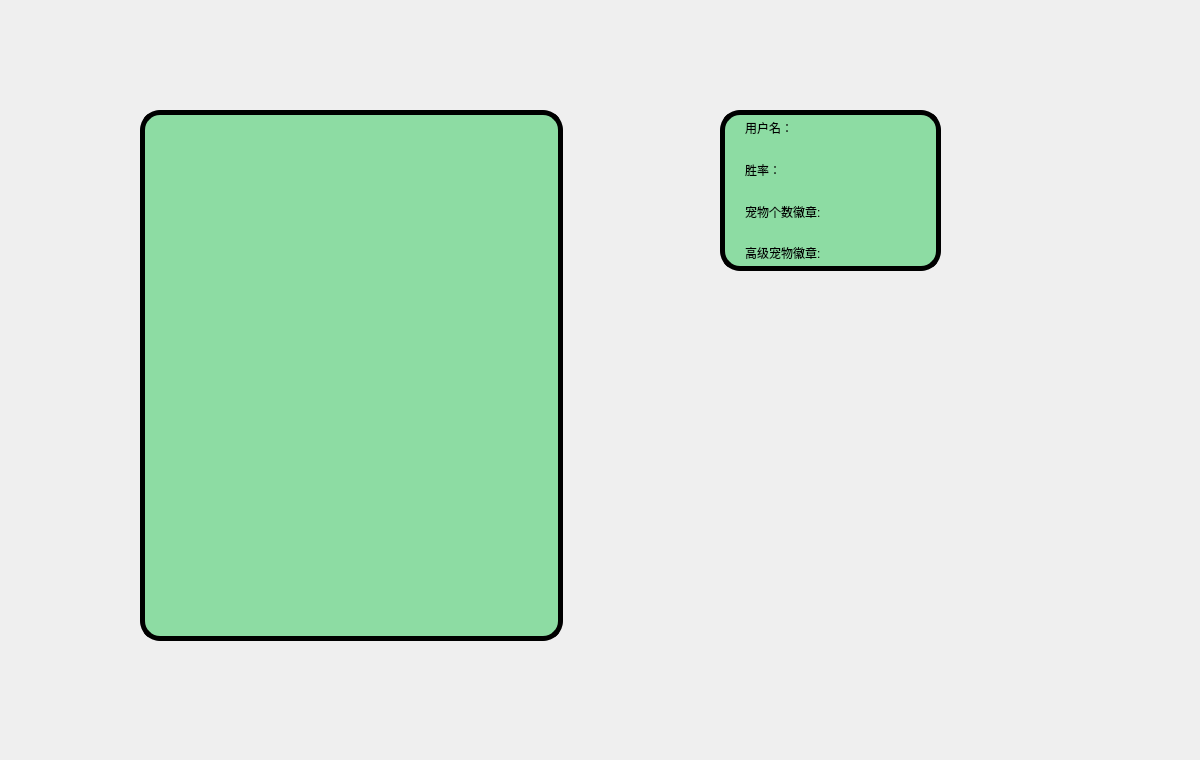
<?xml version="1.0" encoding="UTF-8"?>
<ui version="4.0">
 <class>BagWidget</class>
 <widget class="QWidget" name="BagWidget">
  <property name="geometry">
   <rect>
    <x>0</x>
    <y>0</y>
    <width>1200</width>
    <height>760</height>
   </rect>
  </property>
  <property name="windowTitle">
   <string>Form</string>
  </property>
  <widget class="QPushButton" name="returnButton">
   <property name="geometry">
    <rect>
     <x>20</x>
     <y>20</y>
     <width>89</width>
     <height>81</height>
    </rect>
   </property>
   <property name="focusPolicy">
    <enum>Qt::NoFocus</enum>
   </property>
   <property name="styleSheet">
    <string notr="true">border-image: url(:/images/返回 (1).png);</string>
   </property>
   <property name="text">
    <string/>
   </property>
   <property name="flat">
    <bool>true</bool>
   </property>
  </widget>
  <widget class="QScrollArea" name="bagListArea">
   <property name="geometry">
    <rect>
     <x>140</x>
     <y>110</y>
     <width>423</width>
     <height>531</height>
    </rect>
   </property>
   <property name="styleSheet">
    <string notr="true">#bagListArea{
background-color: rgb(141, 220, 163);
border: 5px solid rgb(0,0,0);
border-radius : 20px;
padding: 5px;
}

QScrollBar:vertical
{
    width:8px;
    background:rgba(0,0,0,0%);
    margin:0px,0px,0px,0px;
    padding-top:9px;  
    padding-bottom:9px;
}
QScrollBar::handle:vertical
{
    width:8px;
    background:rgba(0,0,0,25%);
    border-radius:4px;  
    min-height:20;
}
QScrollBar::handle:vertical:hover
{
    width:8px;
    background:rgba(0,0,0,50%);   
    border-radius:4px;
    min-height:20;
}

QScrollBar::add-page:vertical,QScrollBar::sub-page:vertical  
{
    background:rgba(0,0,0,10%);
    border-radius:4px;
}
QScrollBar::add-line:vertical {
      border: 10px;
      background: none;
}

QScrollBar::sub-line:vertiacal {
      border: none;
      background: none;
}</string>
   </property>
   <property name="verticalScrollBarPolicy">
    <enum>Qt::ScrollBarAsNeeded</enum>
   </property>
   <property name="horizontalScrollBarPolicy">
    <enum>Qt::ScrollBarAlwaysOff</enum>
   </property>
   <property name="widgetResizable">
    <bool>true</bool>
   </property>
   <widget class="QWidget" name="bagWidget">
    <property name="geometry">
     <rect>
      <x>0</x>
      <y>0</y>
      <width>403</width>
      <height>511</height>
     </rect>
    </property>
    <property name="styleSheet">
     <string notr="true">#bagWidget{
background-color: rgb(141, 220, 163);
}</string>
    </property>
   </widget>
  </widget>
  <widget class="QWidget" name="widget" native="true">
   <property name="geometry">
    <rect>
     <x>720</x>
     <y>110</y>
     <width>221</width>
     <height>161</height>
    </rect>
   </property>
   <property name="styleSheet">
    <string notr="true">#widget
{
background-color: rgb(141, 220, 163);
border: 5px solid rgb(0,0,0);
border-radius : 20px;
}
</string>
   </property>
   <layout class="QHBoxLayout" name="horizontalLayout" stretch="2,15,1">
    <item>
     <spacer name="horizontalSpacer">
      <property name="orientation">
       <enum>Qt::Horizontal</enum>
      </property>
      <property name="sizeHint" stdset="0">
       <size>
        <width>40</width>
        <height>20</height>
       </size>
      </property>
     </spacer>
    </item>
    <item>
     <layout class="QVBoxLayout" name="verticalLayout">
      <item>
       <widget class="QLabel" name="usernameLabel">
        <property name="styleSheet">
         <string notr="true">
font: 75 12pt &quot;等线&quot;;</string>
        </property>
        <property name="text">
         <string>用户名：</string>
        </property>
       </widget>
      </item>
      <item>
       <widget class="QLabel" name="rateLabel">
        <property name="styleSheet">
         <string notr="true">
font: 75 12pt &quot;等线&quot;;</string>
        </property>
        <property name="text">
         <string>胜率：</string>
        </property>
       </widget>
      </item>
      <item>
       <layout class="QHBoxLayout" name="horizontalLayout_2">
        <item>
         <widget class="QLabel" name="label_3">
          <property name="styleSheet">
           <string notr="true">
font: 75 12pt &quot;等线&quot;;</string>
          </property>
          <property name="text">
           <string>宠物个数徽章:</string>
          </property>
         </widget>
        </item>
        <item>
         <widget class="QLabel" name="sumLabel">
          <property name="text">
           <string/>
          </property>
         </widget>
        </item>
       </layout>
      </item>
      <item>
       <layout class="QHBoxLayout" name="horizontalLayout_3">
        <item>
         <widget class="QLabel" name="label_4">
          <property name="styleSheet">
           <string notr="true">
font: 75 12pt &quot;等线&quot;;</string>
          </property>
          <property name="text">
           <string>高级宠物徽章:</string>
          </property>
         </widget>
        </item>
        <item>
         <widget class="QLabel" name="adsumLabel">
          <property name="text">
           <string/>
          </property>
         </widget>
        </item>
       </layout>
      </item>
     </layout>
    </item>
    <item>
     <spacer name="horizontalSpacer_2">
      <property name="orientation">
       <enum>Qt::Horizontal</enum>
      </property>
      <property name="sizeHint" stdset="0">
       <size>
        <width>40</width>
        <height>20</height>
       </size>
      </property>
     </spacer>
    </item>
   </layout>
  </widget>
 </widget>
 <resources/>
 <connections/>
</ui>
